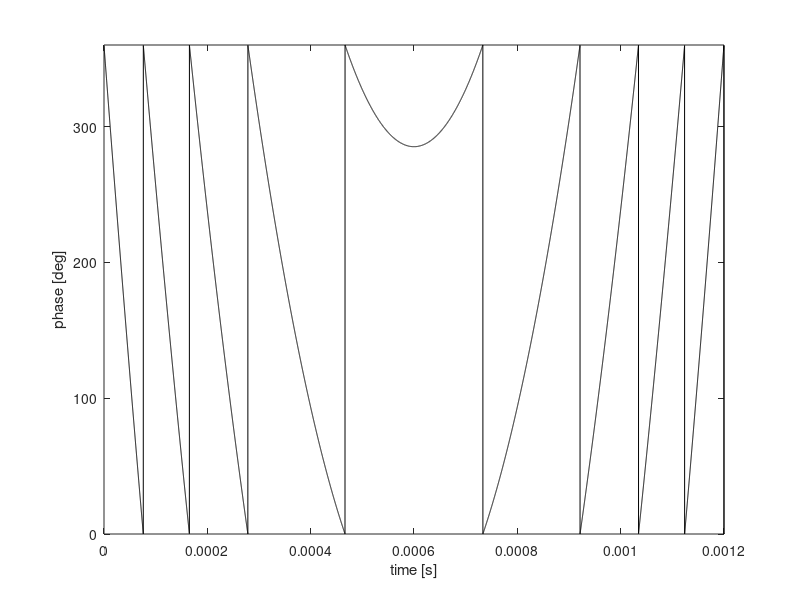
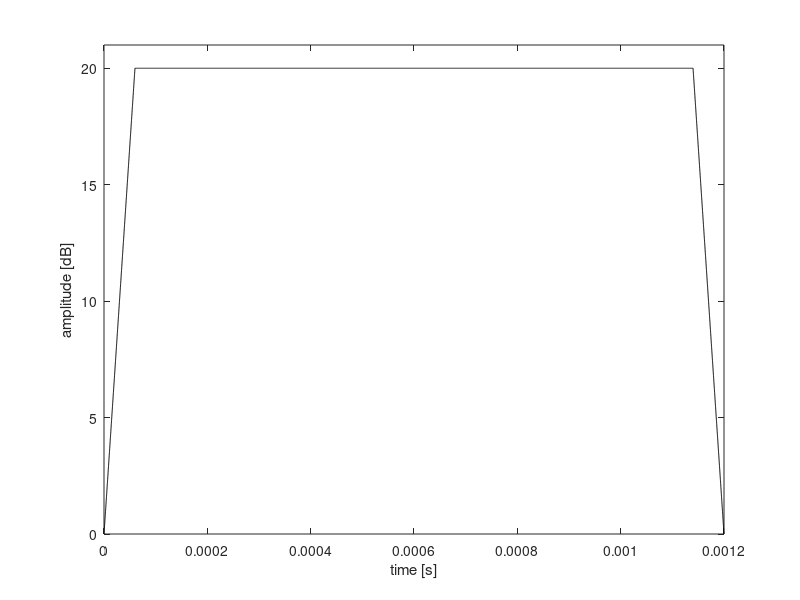

The MATLAB source for these figures, in order:
% CHIRP phase table generator for Tecmag
% Adapted from Tecmag's CHIRP script

clear
clc
close all

%%%%%%% User-defined parameters %%%%%%%
% tic
dt = 100e-9 ; %time per point in waveform (s) [Scout limit is 20ns]
% N = 500000; %points to define the waveform
tau = 0.0012; %pulse length (s)
sliceheight = 0.100; %mm
G = 6.59; %T m-1, B0 field gradient
offset = 0; %mm, frequency offset (if applicable)
amplitude = 20; %pwr, for Tecmag
% NOTE: positive offset moves to the left in the FT spectrum (negative
% position)
WURSTshape = 0;
LINEARshape = 1;
linearPct = 0.05; % percent of the front end and back end of the pulse that will be linearly ramped


%%%%%%% END User-defined parameters %%%%%%%


N = round(tau/dt); %number of points per pulse waveform
% dt = (tau/N); %time per point in waveform (s) [Scout limit is 20 ns]
gamma = 42.576; %MHz T-1
SW = sliceheight*G*gamma*1000; %Hz
offsetHz = offset*1000*G*gamma; %Hz
R = SW / tau;

phase = zeros(N,1);
ind = 1:N;
f = (ind-N/2)*(SW/N);
inc = 2*pi*f*dt;
cinc = cumsum(inc);
o_inc = 2*pi*offsetHz*dt;
phase = phase + cinc' - o_inc;
phase = mod((phase*360/2/pi),360);
% toc
dlmwrite('CHIRP_Phase.dat',phase);
% toc

figure(1)
t = linspace(0,tau,N);
plot(t,phase,'-k')
xlabel('time [s]')
ylabel('phase [deg]')
ylim([0 360])


tamp = linspace(0,tau,N);

% WURST shaping
if WURSTshape == 1
    w_amp = amplitude*(1-(cos(pi*tamp/tau)).^40);
    dlmwrite('CHIRP_wAmp.dat',w_amp');
    figure(2)
    plot(tamp,w_amp,'-k')
    xlabel('time [s]')
    ylabel('amplitude [dB]')
    ylim([0 amplitude+1])

% Linear shaping
elseif LINEARshape == 1
    lshapeLeft = linspace(0,1,round(length(tamp)*linearPct));
    lshapeRight = linspace(1,0,round(length(tamp)*linearPct));
    lshape = [lshapeLeft,ones(1,length(tamp)-2*length(lshapeLeft)),lshapeRight];
    l_amp = amplitude*lshape;
    dlmwrite('CHIRP_lAmp.dat',l_amp');
    figure(2)
    plot(tamp,l_amp,'-k')
    xlabel('time [s]')
    ylabel('amplitude [dB]')
    ylim([0 amplitude+1])

end
